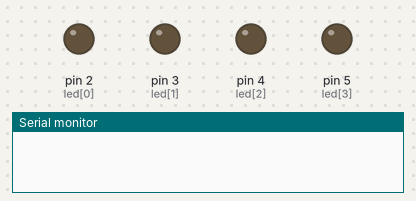
Simulated run of this sketch. Board: Arduino Uno, built with avr-gcc and run on an emulated ATmega328P. Shown: output pins drawn as LEDs (lit = HIGH), the last lines printed to the serial monitor.

Above: at 1.0 s.
At 2.5 s:
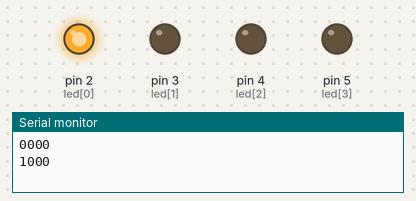
At 5.5 s:
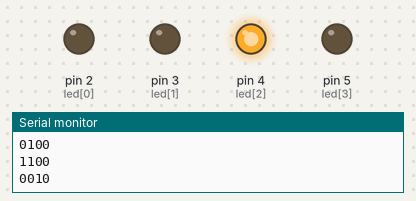
At 10.5 s:
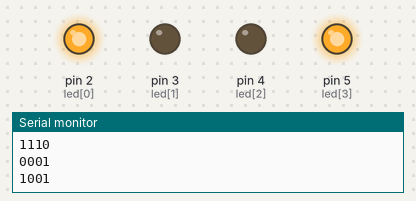
At 14.5 s:
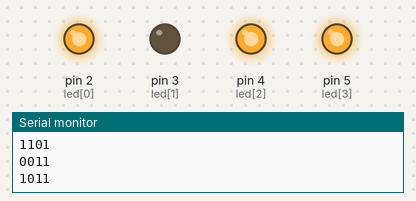
At 19.5 s:
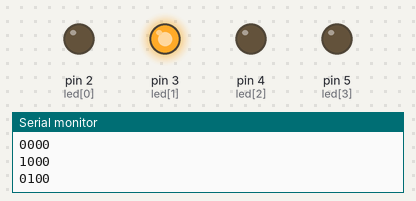
Timing chart, 0 to 20.8 s (numbered marks = the images above):
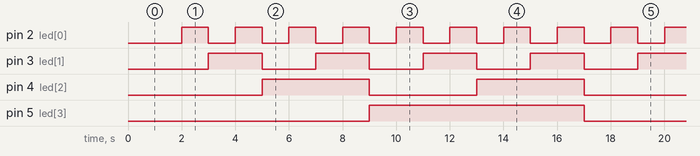

Measured:
- by itself, pin 2 (led[0]): alternates HIGH for 1.0 s and LOW for 1.0 s
- by itself, pin 3 (led[1]): alternates HIGH for 2.0 s and LOW for 2.0 s
- by itself, pin 4 (led[2]): alternates HIGH for 4.0 s and LOW for 4.0 s
- by itself, pin 5 (led[3]): alternates HIGH for 8.0 s and LOW for 8.0 s

The sketch:

binaryCounter.ino
```cpp
/*
Project Name: 4-bit Binary counter using Arduino UNO
Created by: Dhanush H V
Teammate Name: Chethan P
Hardware required:
1) Monochromatic LED x4 (each led indicates each bit)
2) Arduino UNO x1, 220 Ohm or 320 Ohm Resistors x4, connecting wires, power cable for Arduino UNO
*/

const int led[4] = {2, 3, 4, 5};
int i, j;
void setup()
{
  Serial.begin(9600);
  for (i=0; i<4; i++)
  {
    pinMode(led[i], OUTPUT);
  }
}

void loop()
{
  for (j=0; j<16; j++)
  {
    delay(1000);
    displayBinary(j);
    Serial.println();
  }
}

void displayBinary(byte n)
{
  for (i=0; i<4; i++)
  {
    if (bitRead(n, i) == 1)
    {
      Serial.print(1);
      digitalWrite(led[i], true);
    }
    else
    {
      Serial.print(0);
      digitalWrite(led[i], false);
    }
  }
}
```
